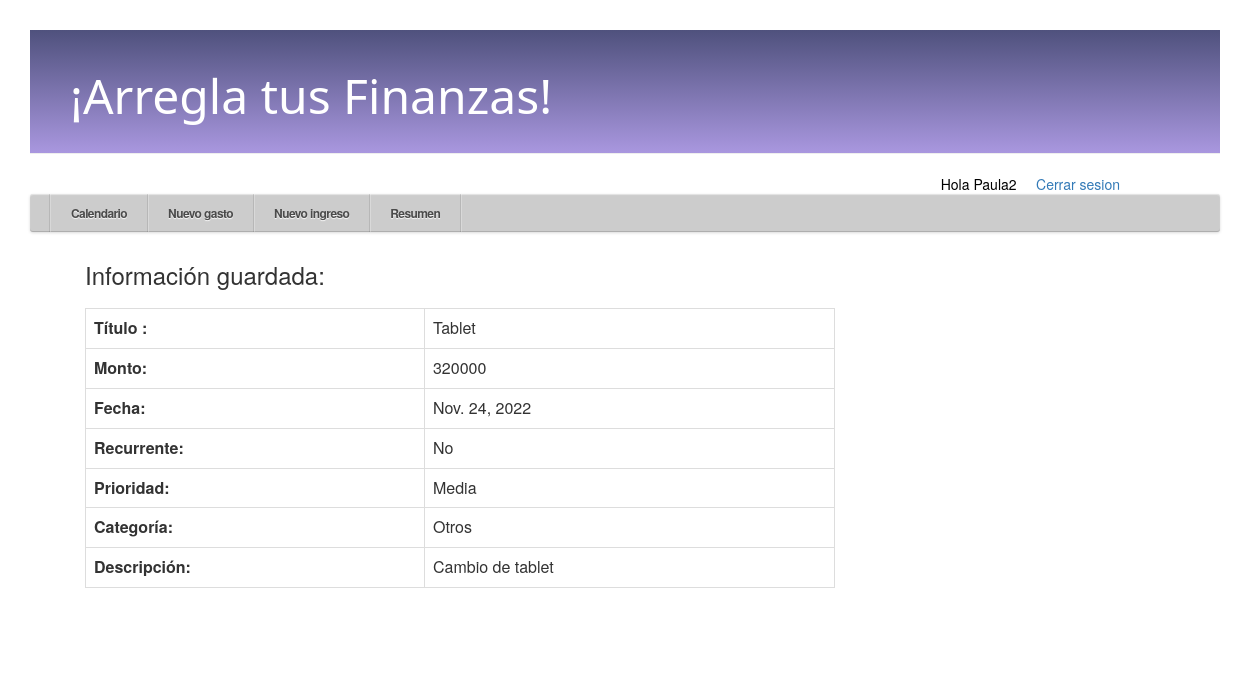
The app's page /gastos/19/ (signed in) with its own data.
### aplicacion/models.py (models this page shows, shortened)
class gastos(models.Model):
    id_usuario = models.ForeignKey(settings.AUTH_USER_MODEL, on_delete=models.CASCADE)
    titulo = models.CharField(max_length=20)
    descripcion = models.TextField(blank=True, null=True)
    RECURRENCIA = [
        ('Si', 'Si'),
        ('No', 'No'),
    ]
    recurrente = models.CharField(max_length=2, choices=RECURRENCIA)
    fecha_cobro = models.DateField()
    PRIORIDAD = [
        ('Alta', 'Alta'),
        ('Media', 'Media'),
        ('Baja', 'Baja'),
    ]
    prioridad = models.CharField(max_length=10, choices=PRIORIDAD)
    monto = models.IntegerField()
    CATEGORIA = [
        ('Entretención', 'Entretención'),
        ('Transporte', 'Transporte'),
        ('Alimento', 'Alimentos'),
        ('Cuentas Básicas', 'Cuentas Básicas'),
        ('Dividendo', 'Dividendo'),
        ('Otros', 'Otros'),
    ]
    categoria = models.CharField(max_length=100, choices=CATEGORIA)
    class Meta:
        ordering = ["fecha_cobro"]

### aplicacion/views.py (the view)
# urls.py: path('gastos/<int:pk>/', views.gastos_detail, name='gastos_detail'),
def gastos_detail(request, pk):
    if request.user.is_authenticated:
        gastos_a = get_object_or_404(gastos, pk=pk)
        return render(request, 'aplicacion/gastos_detail.html', {'gastos_a': gastos_a})
    else:
        return redirect('index')

### aplicacion/templates/aplicacion/gastos_detail.html (shortened to what this page needs)
{% extends 'aplicacion/base.html' %}
{% block content %}
    <div class="post">
        <h3>Información guardada: <h3>
        <table class="table table-bordered">
            <tr>
                <td><strong>Título :</strong></td>
                <td>{{ gastos_a.titulo }}</td>
              </tr>
              <tr>
                <td><strong>Monto:</strong></td>
                <td>{{ gastos_a.monto }}</td>
              </tr>
            <tr>
            <tr>
                <td><strong>Fecha:</strong></td>
                <td>{{ gastos_a.fecha_cobro }}</td>
              </tr>
            <tr>
              <td><strong>Recurrente:</strong></td>
              <td>{{ gastos_a.recurrente }}</td>
            </tr>
            <tr>
              <td><strong>Prioridad:</strong></td>
              <td>{{ gastos_a.prioridad }}</td>
            </tr>
            <tr>
              <td><strong>Categoría:</strong></td>
              <td>{{ gastos_a.categoria }}</td>
            </tr>
            <tr>
                <td><strong>Descripción:</strong> </td>
                <td>{{ gastos_a.descripcion|linebreaksbr }}</td>
              </tr>
        </table>
    </div>
{% endblock %}

### aplicacion/templates/aplicacion/base.html (shortened to what this page needs)
{% load static %}
<html>
    <head>
        <link rel="stylesheet" href="//maxcdn.bootstrapcdn.com/bootstrap/3.2.0/css/bootstrap.min.css">
        <link rel="stylesheet" href="//maxcdn.bootstrapcdn.com/bootstrap/3.2.0/css/bootstrap-theme.min.css">
        <link rel="stylesheet" href="{% static 'aplicacion/base.css' %}">
        <link rel="stylesheet" href="{% static 'aplicacion/resumen.css' %}">
    </head>
    <body>
        <div class="page-header">
            <h1><a href="{% url 'calendario' %}">¡Arregla tus Finanzas!</a></h1>
        </div>
        <div style="text-align: right; margin-right: 100px; color:black;">
            {% if user.is_authenticated %}
                Hola {{ user.username }} &nbsp; &nbsp; <a href="{% url 'logout_user' %}">Cerrar sesion</a>
            {% else %}
                <a href="{% url 'login_user'%}">Login</a> &nbsp; &nbsp; <a href="{% url 'register'%}">Register</a>
            {% endif %}
        </div>
        <div>
            <div id="container">
                <ul id="menu">
                <li> <a href="{% url 'calendario' %}"> Calendario </a>
                  <li><a href="{% url 'gastos_new' %}">Nuevo gasto</a>
                  <li><a href="{% url 'ingresos_new' %}">Nuevo ingreso</a>
                  </li>
                  <li><a href="{% url 'resumen' %}">Resumen</a>
                  </li>
                </ul>
                </div>
        </div>
        <div class="content container">
            <div class="row">
                <div class="col-md-8">
                    {% block content %}
                    {% endblock %}
                </div>
            </div>
        </div>
    </body>
</html>

### aplicacion/static/aplicacion/base.css (style rules this page uses)
.page-header { background-image: linear-gradient(#4f517d, #a997df); margin-top: 0; padding: 20px 20px 20px 40px; }
.page-header h1, .page-header h1 a, .page-header h1 a:visited, .page-header h1 a:active { color: #ffffff; font-size: 36pt; text-decoration: none; }
.content { margin-left: 40px; }
h1, h2 { font-family: Candara, Calibri, Segoe, Segoe UI, Optima, Arial, sans-serif; }
.post { margin-bottom: 70px; }
* { margin: 0; padding: 0; box-sizing: border-box; }
body { padding: 30px; font-family: "Helvetica Neue", helvetica, arial; background: url('https://subtlepatterns.com/patterns/white_carbonfiber.png'); }
#container { position: relative; width: auto; }
#container:after { content: ""; display: block; clear: both; height: 0; }
#menu { position: relative; float: left; width: 100%; padding: 0 20px; border-radius: 3px; box-shadow: inset 0 1px 1px rgba(255,255,255,.5), inset 0 -1px 0 rgba(0,0,0,.15), 0 1px 3px rgba(0,0,0,.15); background: #ccc; }
#menu, #menu ul { list-style: none; }
#menu > li { float: left; position: relative; border-right: 1px solid rgba(0,0,0,.1); box-shadow: 1px 0 0 rgba(255,255,255,.25); perspective: 1000px; }
#menu > li:first-child { border-left: 1px solid rgba(255,255,255,.25); box-shadow: -1px 0 0 rgba(0,0,0,.1), 1px 0 0 rgba(255,255,255,.25); }
#menu a { display: block; position: relative; z-index: 10; padding: 13px 20px 13px 20px; text-decoration: none; color: rgba(75,75,75,1); line-height: 1; font-weight: 600; font-size: 12px; letter-spacing: -.05em; background: transparent; text-shadow: 0 1px 1px rgba(255,255,255,.9); transition: all .25s ease-in-out; }

### records on screen
gastos: titulo "Tablet", monto "320000", fecha_cobro "Nov. 24, 2022", recurrente "No", prioridad "Media", categoria "Otros", descripcion "Cambio de tablet"

### other values on screen
{{ user.username }} "Paula2"
